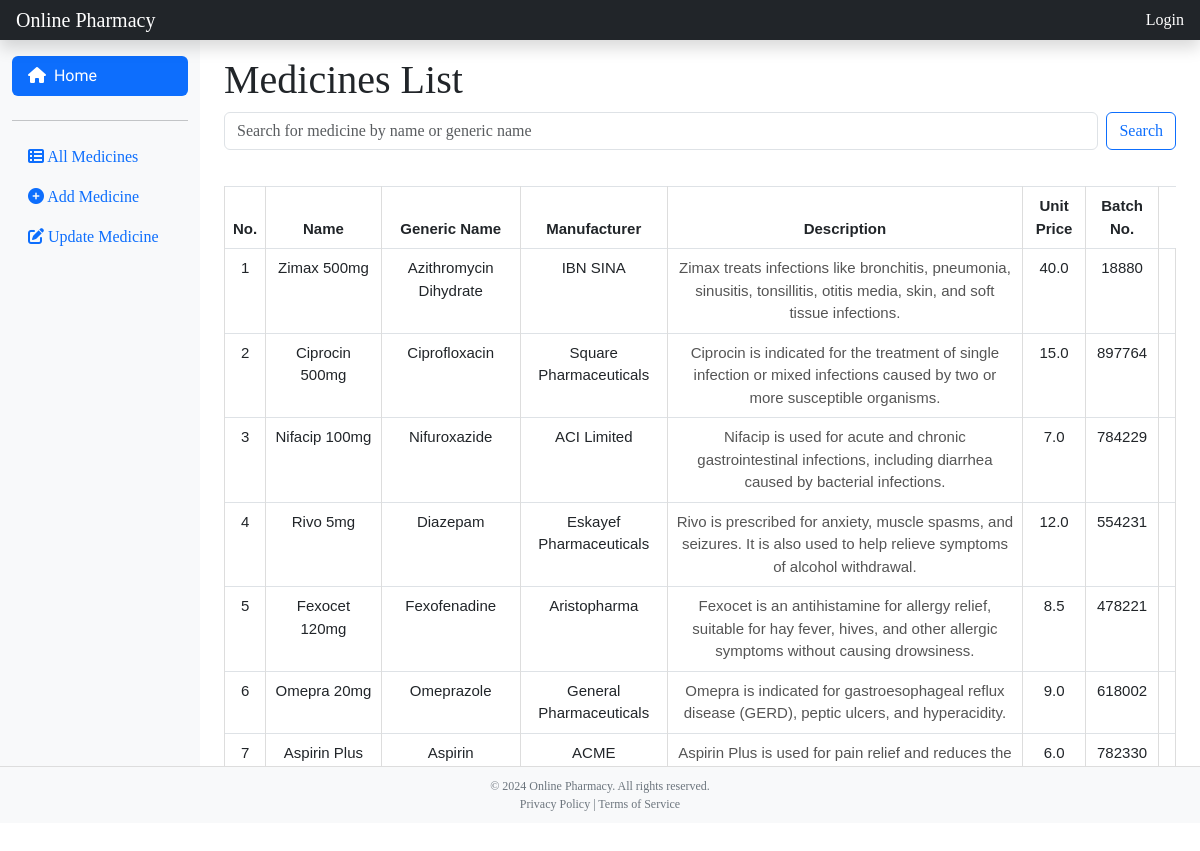
Page /medicines_list/ on the committed database.
### medicine/models.py (models this page shows, shortened)
class Medicine(models.Model):
    name = models.CharField(max_length=100)
    generic_name = models.CharField(max_length=100)
    manufacturer = models.CharField(max_length=100)
    description = models.TextField()
    price = models.FloatField()
    batch_number = models.IntegerField()

### medicine/views.py (the view)
# urls.py: path('medicines_list/', MedicinesListView.as_view(), name='medicines-list'),
class MedicinesListView(View):
    def get(self, request):
        medicines = Medicine.objects.all()
        return render(request, 'medicines-list.html', {'medicines': medicines})

### templates/medicines-list.html (shortened to what this page needs)
{% extends 'base.html' %}
{% load static %}
{% block content %}
<main class="col-md-9 ms-sm-auto col-lg-10 px-md-4">
    <div class="pt-3">
        <h1>Medicines List</h1>
                <div class="mb-3">
        <form class="d-flex" role="search" action="{% url 'search' %}" method="GET">
            <input class="form-control me-2" type="search" name="q" placeholder="Search for medicine by name or generic name" aria-label="Search">
            <button class="btn btn-outline-primary" type="submit">Search</button>
        </form>
            </div>
        <div class="table-responsive" style="max-height: 600px; overflow-y: auto;">
            <table class="table table-bordered">
                <thead>
                    <tr>
                        <th>No.</th>
                        <th>Name</th>
                        <th>Generic Name</th>
                        <th>Manufacturer</th>
                        <th>Description</th>
                        <th>Unit Price</th>
                        <th>Batch No.</th>
                    </tr>
                </thead>
                <tbody>
                    {% if medicines.exists %}
                        {% for medicine in medicines %}
                        <tr>
                            <td>{{ forloop.counter }}</td>
                            <td>{{ medicine.name }}</td>
                            <td>{{ medicine.generic_name }}</td>
                            <td>{{ medicine.manufacturer }}</td>
                            <td><small>{{ medicine.description }}</small></td>
                            <td>{{ medicine.price }}</td>
                            <td>{{ medicine.batch_number }}</td>
                            <td>
                            </td>
                        </tr>
                        {% endfor %}
                    {% else %}
                        <tr>
                            <td colspan="8" class="text-center">No medicines found.</td>
                        </tr>
                    {% endif %}
                </tbody>
            </table>
        </div>
    </div>
</main>
{% endblock %}

### medicine/static/css/main.css (style rules this page uses)
table { width: 100%; border-collapse: collapse; margin: 20px 0; font-family: Arial, sans-serif; font-size: 15px; }
th, td { padding: 5px; text-align: center; border: 1px solid #ddd; }
th { background-color: #f2f2f2; font-weight: bold; }
tr:nth-child(even) { background-color: #f9f9f9; }
small { font-size: 15px; color: #555; }

### templates/base.html (style rules this page uses)
body { font-family: 'Merriweather', serif; }

### rows in the picture
Medicine: name "Zimax 500mg", generic_name "Azithromycin Dihydrate", manufacturer "IBN SINA", description "Zimax treats infections like bronchitis, pneumonia, sinusitis, tonsillitis, otitis media, skin, and soft tissue infections.", price "40.0", batch_number "18880"
Medicine: name "Ciprocin 500mg", generic_name "Ciprofloxacin", manufacturer "Square Pharmaceuticals", description "Ciprocin is indicated for the treatment of single infection or mixed infections caused by two or more susceptible organisms.", price "15.0", batch_number "897764"
Medicine: name "Nifacip 100mg", generic_name "Nifuroxazide", manufacturer "ACI Limited", description "Nifacip is used for acute and chronic gastrointestinal infections, including diarrhea caused by bacterial infections.", price "7.0", batch_number "784229"
Medicine: name "Rivo 5mg", generic_name "Diazepam", manufacturer "Eskayef Pharmaceuticals", description "Rivo is prescribed for anxiety, muscle spasms, and seizures. It is also used to help relieve symptoms of alcohol withdrawal.", price "12.0", batch_number "554231"
Medicine: name "Fexocet 120mg", generic_name "Fexofenadine", manufacturer "Aristopharma", description "Fexocet is an antihistamine for allergy relief, suitable for hay fever, hives, and other allergic symptoms without causing drowsiness.", price "8.5", batch_number "478221"
Medicine: name "Omepra 20mg", generic_name "Omeprazole", manufacturer "General Pharmaceuticals", description "Omepra is indicated for gastroesophageal reflux disease (GERD), peptic ulcers, and hyperacidity.", price "9.0", batch_number "618002"
Medicine: name "Aspirin Plus…", generic_name "Aspirin", manufacturer "ACME…", description "Aspirin Plus is used for pain relief and reduces the…", price "6.0", batch_number "782330"
